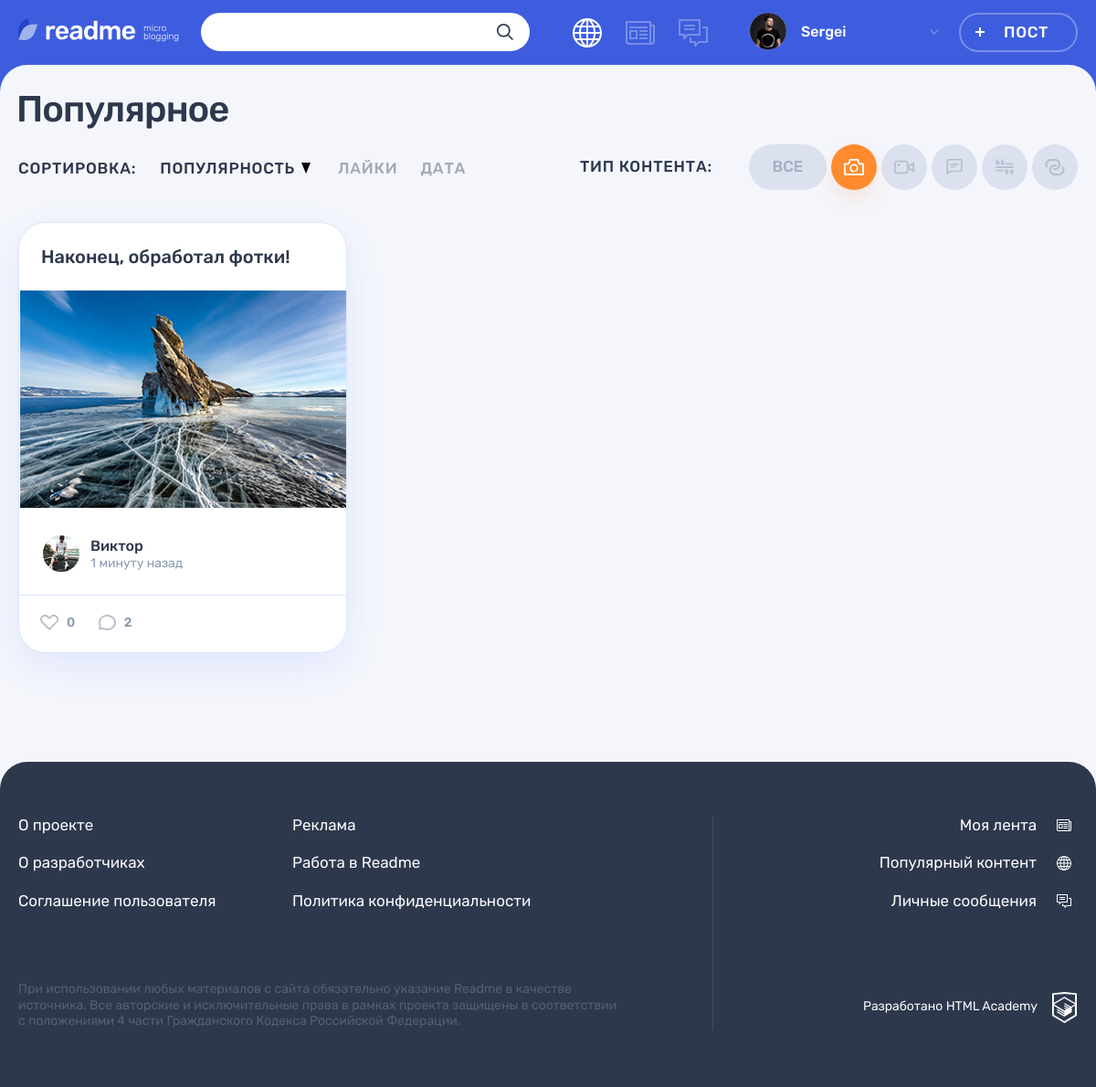
Screenshot of /?id=1 with the database file from the repository.
### tables this page shows
CREATE TABLE IF NOT EXISTS content_types
(
    id             INT PRIMARY KEY AUTO_INCREMENT,
    name   VARCHAR(64) NOT NULL,
    icon_class VARCHAR(64) NOT NULL
);

CREATE TABLE IF NOT EXISTS posts
(
    id              INT PRIMARY KEY AUTO_INCREMENT,
    created_at      DATETIME      NOT NULL,
    title           VARCHAR(2048) NOT NULL,
    content         TEXT          NOT NULL,
    quote_author    VARCHAR(255),
    image           VARCHAR(2048),
    video           VARCHAR(2048),
    link            VARCHAR(2048),
    views           INT,
    author_id       INT,
    content_type_id INT,
    FOREIGN KEY (author_id) REFERENCES users (id),
    FOREIGN KEY (content_type_id) REFERENCES content_types (id)
);

CREATE TABLE IF NOT EXISTS users
(
    id                INT PRIMARY KEY AUTO_INCREMENT,
    registration_date DATETIME     NOT NULL,
    email             VARCHAR(255) NOT NULL,
    login             VARCHAR(255) NOT NULL,
    password          BINARY(32)   NOT NULL,
    avatar            VARCHAR(2048)
);

### helpers.php (called while the page is built, shortened)
<?php
function get_noun_plural_form(int $number, string $one, string $two, string $many): string
{
    $number = (int)$number;
    $mod10 = $number % 10;
    $mod100 = $number % 100;
    switch (true) {
        case ($mod10 === 1):
            return $one;
    }
}
function include_template($name, array $data = [])
{
    $name = 'templates/' . $name;
    extract($data);
    require $name;
    $result = ob_get_clean();
    return $result;
}
function generate_random_date($index)
{
    $deltas = [['minutes' => 59], ['hours' => 23], ['days' => 6], ['weeks' => 4], ['months' => 11]];
    $dcnt = count($deltas);
    $delta = $deltas[$index];
    $timeval = rand(1, current($delta));
    $timename = key($delta);
    $ts = strtotime("$timeval $timename ago");
    $dt = date('Y-m-d H:i:s', $ts);
    return $dt;
}
function formatRelativeTime($amount, $one, $two, $many)
{
    $amount = round($amount);
    return $amount . ' ' . get_noun_plural_form($amount, $one, $two, $many) . ' назад';
}
function getTimeToShow($timestamp)
{
    $currentTimestamp = strtotime(date('d.m.Y.H:i:s'));
    $timeDifference = $currentTimestamp - $timestamp;
    switch (true) {
        case ($timeDifference < HOUR):
            return formatRelativeTime($timeDifference / MINUTE, 'минуту', 'минуты', 'минут');
    }
}

### db-data.php (called while the page is built, shortened)
<?php
function getDataFromDatabase($connection, $query)
{
    $rows = mysqli_query($connection, $query);
    return mysqli_fetch_all($rows, MYSQLI_ASSOC);
}
function getPosts($connection, $condition)
{
    $queryFragment = $condition ? "WHERE {$condition}" : "";
    return getDataFromDatabase($connection, "
        SELECT
            posts.*,
            users.login,
            users.avatar,
            content_types.name,
            content_types.icon_class,
            COUNT(likes.id) AS likes_amount,
            COUNT(comments.id) AS comments_amount
        FROM posts
        JOIN users ON posts.author_id = users.id
        JOIN content_types ON posts.content_type_id = content_types.id
        LEFT OUTER JOIN likes ON likes.post_id = posts.id
        JOIN comments ON posts.id = comments.post_id
        {$queryFragment}
        GROUP BY posts.id
        ORDER BY likes_amount DESC
        LIMIT 6
    ");
}
function getContentTypes($connection)
{
    return getDataFromDatabase($connection,"SELECT * FROM content_types");
}

### templates/main.php (the view, shortened to what this page needs)
<div class="container">
        <h1 class="page__title page__title--popular">Популярное</h1>
    </div>
    <div class="popular container">
        <div class="popular__filters-wrapper">
            <div class="popular__sorting sorting">
                <b class="popular__sorting-caption sorting__caption">Сортировка:</b>
                <ul class="popular__sorting-list sorting__list">
                    <li class="sorting__item sorting__item--popular">
                        <a class="sorting__link sorting__link--active" href="#">
                            <span>Популярность</span>
                            <svg class="sorting__icon" width="10" height="12">
                                <use xlink:href="#icon-sort"></use>
                            </svg>
                        </a>
                    </li>
                    <li class="sorting__item">
                        <a class="sorting__link" href="#">
                            <span>Лайки</span>
                        </a>
                    </li>
                    <li class="sorting__item">
                        <a class="sorting__link" href="#">
                            <span>Дата</span>
                        </a>
                    </li>
                </ul>
            </div>
            <div class="popular__filters filters">
                <b class="popular__filters-caption filters__caption">Тип контента:</b>
                <ul class="popular__filters-list filters__list">
                    <li class="popular__filters-item popular__filters-item--all filters__item filters__item--all">
                        <a class="filters__button filters__button--ellipse filters__button--all <?php echo $_GET['id'] ? '' : 'filters__button--active' ?>" href="/">
                            <span>Все</span>
                        </a>
                    </li>
                    <?php foreach ($contentTypes as $contentType): ?>
                    <li class="popular__filters-item filters__item">
                        <a class="filters__button filters__button--<?= $contentType['icon_class'] ?> button <?php echo $_GET['id'] === $contentType['id'] ? 'filters__button--active' : ''; ?>" href="/?id=<?= $contentType['id'] ?>">
                            <svg class="filters__icon" width="22" height="18">
                                <use xlink:href="#icon-filter-<?= $contentType['icon_class'] ?>"></use>
                            </svg>
                        </a>
                    </li>
                    <?php endforeach ?>
                </ul>
            </div>
        </div>
        <div class="popular__posts">
          <?php foreach ($posts as $postIndex => $post): ?>
          <article class="popular__post post">
              <header class="post__header">
                <h2><a href="post.php?id=<?= $post['id'] ?>"><?= $post['title'] ?></a></h2>
              </header>
                <div class="post__main">
                  <?php if ($post['icon_class'] === 'quote'): ?>
                    <blockquote>
                      <p><?= $post['content'] ?></p>
                      <cite>Неизвестный Автор</cite>
                    </blockquote>
                  <?php elseif ($post['icon_class'] === 'text'): ?>
                    <?= trimMessage($post['content']); ?>
                  <?php elseif ($post['icon_class'] === 'photo'): ?>
                    <div class="post-photo__image-wrapper">
                      <img src="img/<?= $post['image'] ?>" alt="Фото от пользователя" width="360" height="240">
                    </div>
                  <?php endif ?>
                </div>
              <footer class="post__footer">
                  <div class="post__author">
                      <a class="post__author-link" href="#" title="Автор">
                          <div class="post__avatar-wrapper">
                              <img class="post__author-avatar" src="img/<?= $post['avatar'] ?>" alt="Аватар пользователя">
                          </div>
                          <div class="post__info">
                              <b class="post__author-name"><?= $post['login'] ?></b>
                              <?php
                                  $postTime = generate_random_date($postIndex);
                                  $postTimestamp = strtotime($postTime);
                              ?>
                              <time class="post__time" datetime="<?= $postTime ?>" title="<?= date('d-m-Y H:i', $postTimestamp) ?>"><?= getTimeToShow($postTimestamp) ?></time>
                          </div>
                      </a>
                  </div>
                  <div class="post__indicators">
                      <div class="post__buttons">
                          <a class="post__indicator post__indicator--likes button" href="#" title="Лайк">
                              <svg class="post__indicator-icon" width="20" height="17">
                                  <use xlink:href="#icon-heart"></use>
                              </svg>
                              <span><?= $post['likes_amount'] ?></span>
                          </a>
                          <a class="post__indicator post__indicator--comments button" href="#" title="Комментарии">
                              <svg class="post__indicator-icon" width="19" height="17">
                                  <use xlink:href="#icon-comment"></use>
                              </svg>
                              <span><?= $post['comments_amount'] ?></span>
                          </a>
                      </div>
                  </div>
              </footer>
          </article>
          <?php endforeach; ?>
        </div>
    </div>

### rows the page displays
posts: title "Наконец, обработал фотки!", image (picture), author.avatar (picture), author.login "Виктор", postTimestamp "1 минуту назад", likes_amount "0", comments_amount "2"

### other values shown
$user_name "Sergei"
